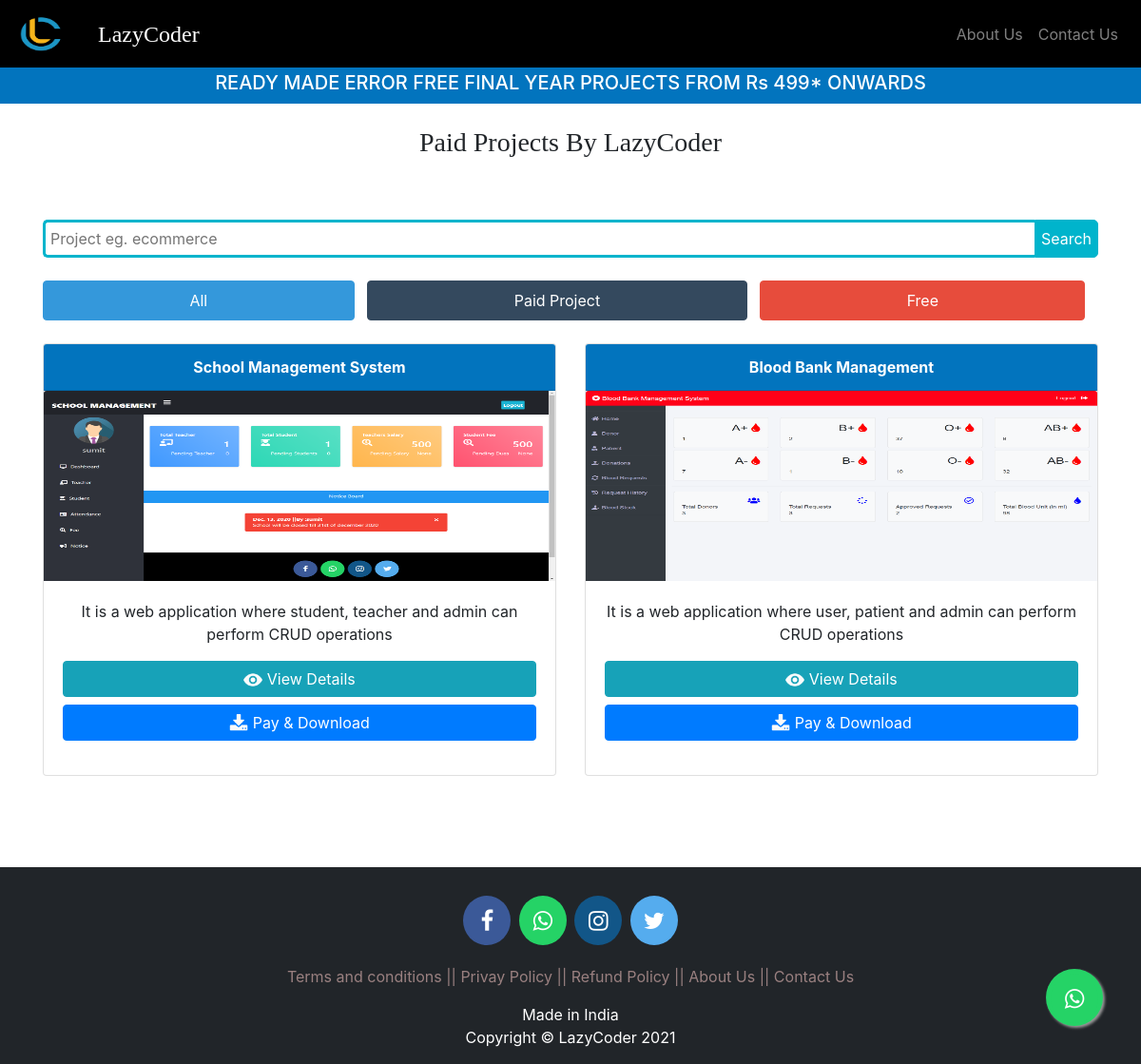
The page /paid-projects-by-lazycoder on the database its author committed.
### coder/models.py (models this page shows, shortened)
class Projects(models.Model):
    name=models.CharField(max_length=100)
    longnameurl=models.CharField(max_length=200,null=True)
    technologies=models.CharField(max_length=100)
    htmlpage=models.CharField(max_length=100,null=True)
    price=models.PositiveIntegerField(null=True)
    poster=models.ImageField(upload_to='projectposter/',null=True,blank=True)
    shortdescription=models.CharField(max_length=100,null=True)
    downloadlink=models.CharField(max_length=200,null=True)

### coder/views.py (the view)
# urls.py: path('paid-projects-by-lazycoder', views.showpaidproject_view,name='paid-projects-by-lazycoder'),
def showpaidproject_view(request):
    projects=models.Projects.objects.all().exclude(price = 0)
    return render(request,'coder/paid-projects-by-lazycoder.html',{'projects':projects})

### templates/coder/paid-projects-by-lazycoder.html (shortened to what this page needs)
<!DOCTYPE html>
{% load static %}
<html lang="en" dir="ltr">
<head>
  <link            href="{% static "asset/css/all.css" %}" rel="stylesheet">
</head>
<body>
  {% include "coder/loader_whatsapp.html" %}
  {% include "coder/navbar.html" %}
  <br><br>
  <div class="jumbotron" style="background-color: #0274be;  padding-top: 27px;padding-bottom: 2px;border-radius:.0rem;margin-bottom: 0%;">
    <h5 style="color: white;" class="text-center xyz">READY MADE ERROR FREE FINAL YEAR PROJECTS FROM Rs 499* ONWARDS
    </h5>
  </div>
<br>
<div class="row">
  <div class="col-lg-12">
    <div class="section-heading mb-2 text-center">
      <h3 style="font-family: Monaco;">Paid Projects By LazyCoder</h3><br>
    </div>
  </div>
</div>
<br>
{% include "coder/searchbar.html" %}
<br>
  {% include "coder/projects.html" %}
  <br><br>
  {% include "coder/footer.html" %}
</body>
</html>

### templates/coder/projects.html (shortened to what this page needs)
<!DOCTYPE html>
{% load static %}
<html lang="en">
<head>
</head>
<body>
  <div class="container">
    <div class="row">
      {% for p in projects %}
      <div class="col-xl col-sm-4">
        <div class="card">
          <div class="card-header bg-primary text-center" style="color: white;"><strong>{{p.name}}
            </strong></div>
          <img src="{% static p.poster.url %}" height="200px" width="200px" class="card-img-top" alt="...">
          <div class="card-body">
            <p class="card-text">{{p.shortdescription}}</p>
            <p class="text-center">
              <a href="{% url 'viewproject' p.longnameurl  %}" class="btn btn-info btn-block" style="margin-right:5px;"><img src="{% static "images/view.png" %}" height="20px" width="20px">
                View Details</a>
              {% if p.price > 0 %}
              <a href="{% url 'downloadproject' p.longnameurl  %}" class="
                btn btn-primary btn-block"><img src="{% static "images/download.png" %}" height="20px" width="20px">  Pay & Download</a>
              {% endif %}
              </p>
          </div>
        </div>
      </div>
      {% endfor %}
    </div>
    <br>
    <br>
  </div>
</body>
</html>

### templates/coder/paid-projects-by-lazycoder.html (style rules this page uses)
@media screen and (min-width: 601px) { .xyz { font-size: 20px; } }

### templates/coder/projects.html (style rules this page uses)
.bg-primary { background-color: #0274be!important; }

### templates/coder/footer.html (style rules this page uses)
p { text-align: center; }

### rows shown on the page
Projects: name "School Management System", poster (picture), shortdescription "It is a web application where student, teacher and admin can perform CRUD operations"
Projects: name "Blood Bank Management", poster (picture), shortdescription "It is a web application where user, patient and admin can perform CRUD operations"
